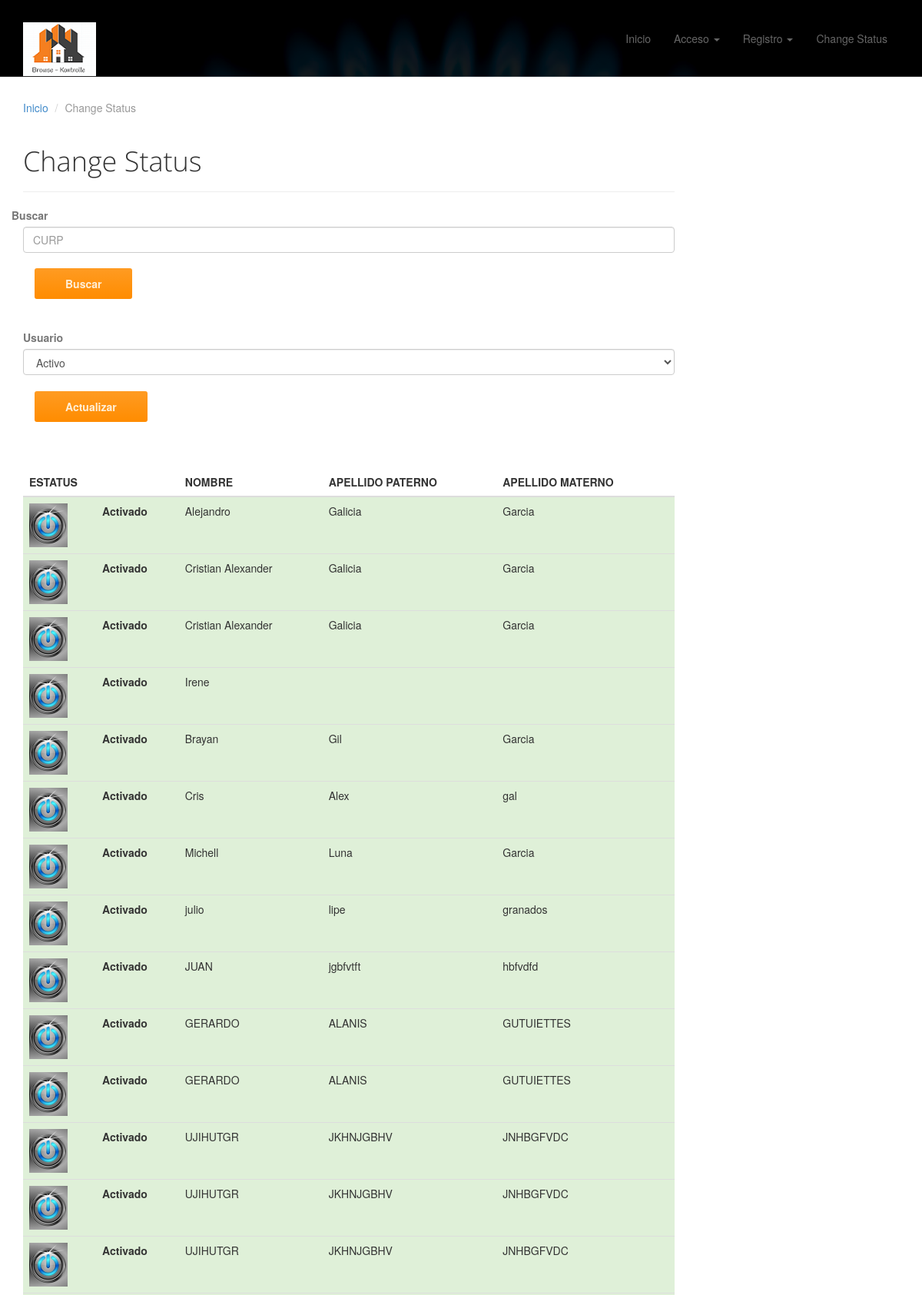
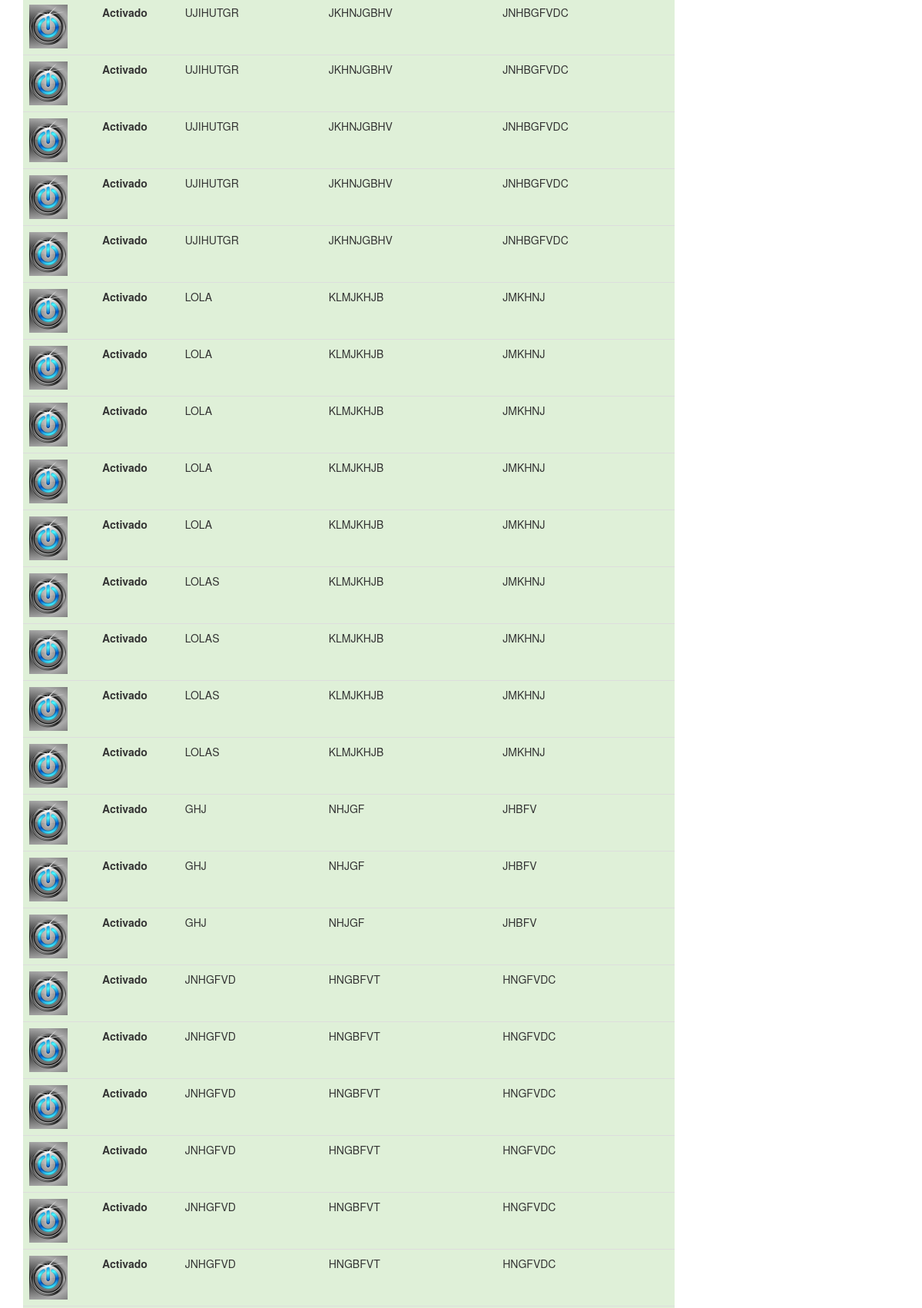
The page /Progressus/contact-activos.php (upper part) on the database its author committed (2 pictures, top to bottom).
### tables this page shows
CREATE TABLE IF NOT EXISTS `usuarios` (
  `id_usuarios` int(11) NOT NULL,
  `nombre` varchar(50) NOT NULL,
  `ap_paterno` varchar(30) NOT NULL,
  `ap_materno` varchar(30) NOT NULL,
  `curp` varchar(25) NOT NULL,
  `rfc` varchar(25) NOT NULL,
  `imms` varchar(25) NOT NULL,
  `correo` varchar(50) NOT NULL,
  `contra` varchar(50) NOT NULL,
  `id_estado` int(11) NOT NULL
);

### Progressus/contact-activos.php (the view, shortened to what this page needs)
<!DOCTYPE html>
<html lang="en">
<head>
	<link rel="stylesheet" href="assets/css/bootstrap.min.css">
	<link rel="stylesheet" href="assets/css/font-awesome.min.css">
	<link rel="stylesheet" href="assets/css/bootstrap-theme.css" media="screen" >
	<link rel="stylesheet" href="assets/css/main.css">
</head>
<body>
	<div class="navbar navbar-inverse navbar-fixed-top headroom" >
		<div class="container">
			<div class="navbar-header">
				<a class="navbar-brand" href="index.html"><img src="assets/images/logo1.png" alt="Progressus HTML5 template"></a>
			</div>
			<div class="navbar-collapse collapse">
				<ul class="nav navbar-nav pull-right">
					<li><a href="index.html">Inicio</a></li>
					<li class="dropdown">
						<a href="#" class="dropdown-toggle" data-toggle="dropdown">Acceso <b class="caret"></b></a>
					</li>
					<li class="dropdown">
						<a href="#" class="dropdown-toggle" data-toggle="dropdown">Registro <b class="caret"></b></a>
					</li>
					<li><a href="contact.php">Change Status</a></li>
				</ul>
			</div>
		</div>
	</div>
	<header id="head" class="secondary"></header>
	<div class="container">
		<ol class="breadcrumb">
			<li><a href="index.html">Inicio</a></li>
			<li class="active">Change Status</li>
		</ol>
		<div class="row">
			<article class="col-sm-9 maincontent">
				<header class="page-header">
					<h1 class="page-title">Change Status</h1>
				</header>
				<form action="buscar.php">
							<div class="row">
							<label>Buscar</label>
							</div>
						<div class="row">
							<div class="col-sm-12">
								<input class="form-control" name="curp" type="text" placeholder="CURP">
						</div>
						</div>
						<br>
							<div class="col-sm-2 text-right">
								<input class="btn btn-action" type="submit" value="Buscar">
							</div>
					</form>
<br>
<br><br><br>
						<form >
							<div class="col-sm-12">
								<div class="row">
									<label>Usuario</label>
									<select class="form-control" name="status" id="status">
 									 <option value="A">Activo</option>
									</select>
								<br>
								</div>
								</div>
								<br><br><br><br>
								<div class="col-sm-2 text-right">
								<input class="btn btn-action" type="submit" value="Actualizar">
							</div>
							<br><br><br>
							</form>
				<br>
					<br>
						<div class="row">
							<div class="col-sm-12">
<table class="table table-sm table-dark">
  <thead>
    <tr>
      <th scope="col" colspan="2">ESTATUS</th>
      <th scope="col">NOMBRE</th>
      <th scope="col">APELLIDO PATERNO</th>
      <th scope="col">APELLIDO MATERNO</th>
    </tr>
  </thead>
  <tbody>
    <?php
$mysqli= new mysqli("localhost","root","","id3763537_comentarios");
$result=$mysqli->query("select id_usuarios,nombre,ap_paterno,ap_materno,id_estado from usuarios");
if (!$mysqli) {
    echo "Falló la seleccion de el registro: (" . $mysqli->errno . ") " . $mysqli->error;
}else{
while ($fila = $result->fetch_row()) {
	$id=$fila[0];
        $st=$fila[4];
       if($fila[4]=="1"){
       	?>
<tr class="bg-success">
	<th>
	<?php
		echo "<a href='changeS.php?id=$id&st=$st' ><img class='mr-3'  src='assets/images/on.png' alt='Generic placeholder image' ></a>";
		?>
	 </th>
      <th scope="row">Activado</th>
    <td><?php
       printf("%s\n", $fila[1]);
       ?>
   	  </td>
      <td><?php
       printf("%s\n", $fila[2]);
       ?>
   	  </td>
       <td><?php
       printf("%s\n", $fila[3]);
       ?>
   	  </td>
    </tr>
  <?php
 }else{
	?>
  <?php
}
            }
        }
  ?>
  </tbody>
</table>
							</div>
						</div>
						<br>
			</article>
		</div>
	</div>
</body>
</html>

### Progressus/assets/css/main.css (style rules this page uses)
#head { background:#181015 url( ../images/gas.jpg) no-repeat; background-size: cover; min-height:538px; text-align: center; padding-top:240px; color:white; font-family:"Open sans", Helvetica, Arial; font-weight:300; }
#head.secondary { height:100px; min-height: 100px; padding-top:0px; }
.headroom { -webkit-transition: all 0.4s ease-out; -moz-transition: all 0.4s ease-out; -o-transition: all 0.4s ease-out; transition: all 0.4s ease-out; }
h1, h2, h3, h4, h5, h6 { font-family:"Open sans", Helvetica, Arial; }
h1, .h1, h2, .h2, h3, .h3 { margin-top:30px; }
label { color: #777; }
.page-title { margin-top:20px; font-weight:300; }
.breadcrumb { background:none; padding:0; margin:30px 0 0px 0; }
img { max-width:100%; }

### rows shown on the page
usuarios: nombre "Alejandro", ap_paterno "Galicia", ap_materno "Garcia"
usuarios: nombre "Cristian Alexander", ap_paterno "Galicia", ap_materno "Garcia"
usuarios: nombre "Cristian Alexander", ap_paterno "Galicia", ap_materno "Garcia"
usuarios: nombre "Irene"
usuarios: nombre "Brayan", ap_paterno "Gil", ap_materno "Garcia"
usuarios: nombre "Cris", ap_paterno "Alex", ap_materno "gal"
usuarios: nombre "Michell", ap_paterno "Luna", ap_materno "Garcia"
usuarios: nombre "julio", ap_paterno "lipe", ap_materno "granados"
usuarios: nombre "JUAN", ap_paterno "jgbfvtft", ap_materno "hbfvdfd"
usuarios: nombre "GERARDO", ap_paterno "ALANIS", ap_materno "GUTUIETTES"
usuarios: nombre "GERARDO", ap_paterno "ALANIS", ap_materno "GUTUIETTES"
usuarios: nombre "UJIHUTGR", ap_paterno "JKHNJGBHV", ap_materno "JNHBGFVDC"
usuarios: nombre "UJIHUTGR", ap_paterno "JKHNJGBHV", ap_materno "JNHBGFVDC"
usuarios: nombre "UJIHUTGR", ap_paterno "JKHNJGBHV", ap_materno "JNHBGFVDC"
usuarios: nombre "UJIHUTGR", ap_paterno "JKHNJGBHV", ap_materno "JNHBGFVDC"
usuarios: nombre "UJIHUTGR", ap_paterno "JKHNJGBHV", ap_materno "JNHBGFVDC"
usuarios: nombre "UJIHUTGR", ap_paterno "JKHNJGBHV", ap_materno "JNHBGFVDC"
usuarios: nombre "UJIHUTGR", ap_paterno "JKHNJGBHV", ap_materno "JNHBGFVDC"
usuarios: nombre "UJIHUTGR", ap_paterno "JKHNJGBHV", ap_materno "JNHBGFVDC"
usuarios: nombre "LOLA", ap_paterno "KLMJKHJB", ap_materno "JMKHNJ"
usuarios: nombre "LOLA", ap_paterno "KLMJKHJB", ap_materno "JMKHNJ"
usuarios: nombre "LOLA", ap_paterno "KLMJKHJB", ap_materno "JMKHNJ"
usuarios: nombre "LOLA", ap_paterno "KLMJKHJB", ap_materno "JMKHNJ"
usuarios: nombre "LOLA", ap_paterno "KLMJKHJB", ap_materno "JMKHNJ"
usuarios: nombre "LOLAS", ap_paterno "KLMJKHJB", ap_materno "JMKHNJ"
usuarios: nombre "LOLAS", ap_paterno "KLMJKHJB", ap_materno "JMKHNJ"
usuarios: nombre "LOLAS", ap_paterno "KLMJKHJB", ap_materno "JMKHNJ"
usuarios: nombre "LOLAS", ap_paterno "KLMJKHJB", ap_materno "JMKHNJ"
usuarios: nombre "GHJ", ap_paterno "NHJGF", ap_materno "JHBFV"
usuarios: nombre "GHJ", ap_paterno "NHJGF", ap_materno "JHBFV"
usuarios: nombre "GHJ", ap_paterno "NHJGF", ap_materno "JHBFV"
usuarios: nombre "JNHGFVD", ap_paterno "HNGBFVT", ap_materno "HNGFVDC"
usuarios: nombre "JNHGFVD", ap_paterno "HNGBFVT", ap_materno "HNGFVDC"
usuarios: nombre "JNHGFVD", ap_paterno "HNGBFVT", ap_materno "HNGFVDC"
usuarios: nombre "JNHGFVD", ap_paterno "HNGBFVT", ap_materno "HNGFVDC"
usuarios: nombre "JNHGFVD", ap_paterno "HNGBFVT", ap_materno "HNGFVDC"
usuarios: nombre "JNHGFVD", ap_paterno "HNGBFVT", ap_materno "HNGFVDC"
